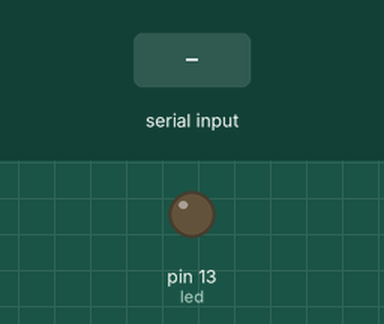
This sketch was run on a simulated Arduino Uno, built with avr-gcc and run on an emulated ATmega328P. Parts: output pins drawn as LEDs (lit = HIGH). Inputs (shaded band) come from the test bench.

Above: at 1.2 s.
1.3 s: "a" received over Serial
At 2.5 s:
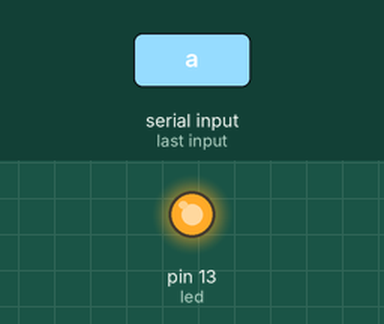
2.8 s: "b" received over Serial
At 3.8 s:
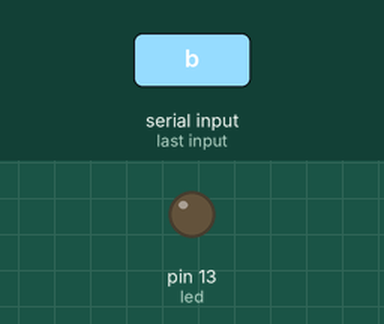
Timing chart, 0 to 5.8 s (numbered marks = the images above; inputs shaded):
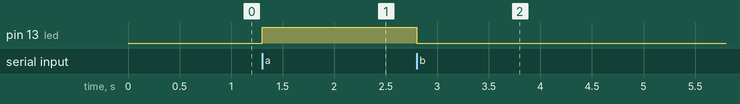

The sketch:

Blink.ino
```cpp
int led = 13;

void setup() {
  pinMode(led, OUTPUT);
  Serial.begin(115200);
}

void loop() {
  if(Serial.available()>0)
  {
    char ser = Serial.read();
  if(ser=='a') digitalWrite(led, HIGH);
  else if(ser=='b') digitalWrite(led, LOW);
  }
}
```

Measured:
- after the input at 1.3 s, pin 13 (led): LOW → HIGH at once
- after the input at 2.8 s, pin 13 (led): HIGH → LOW at once
